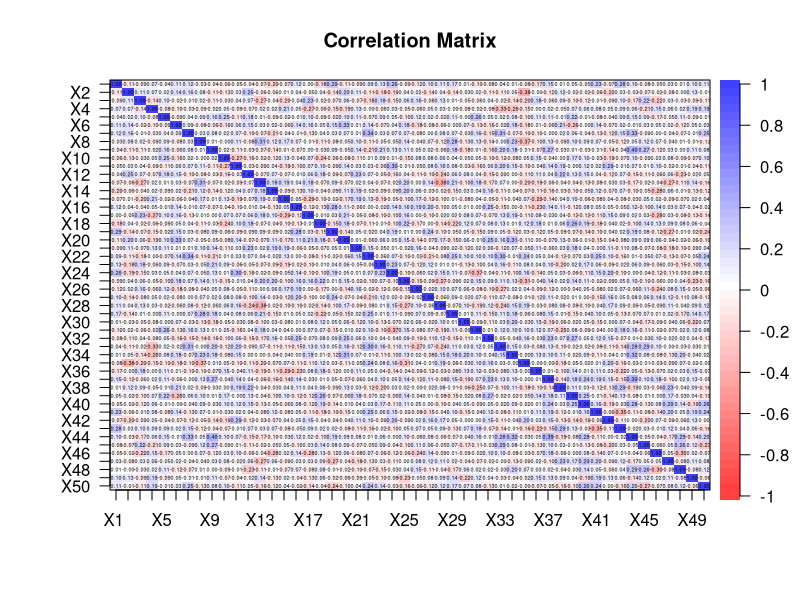
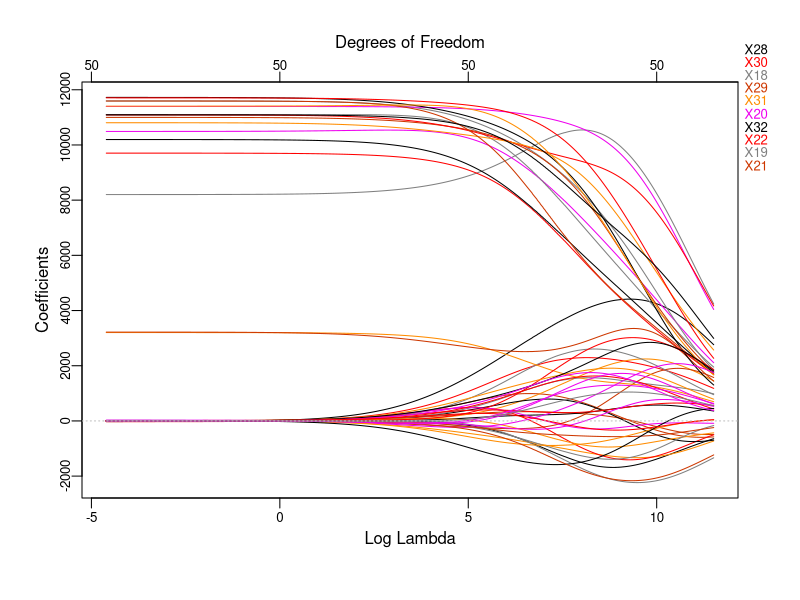
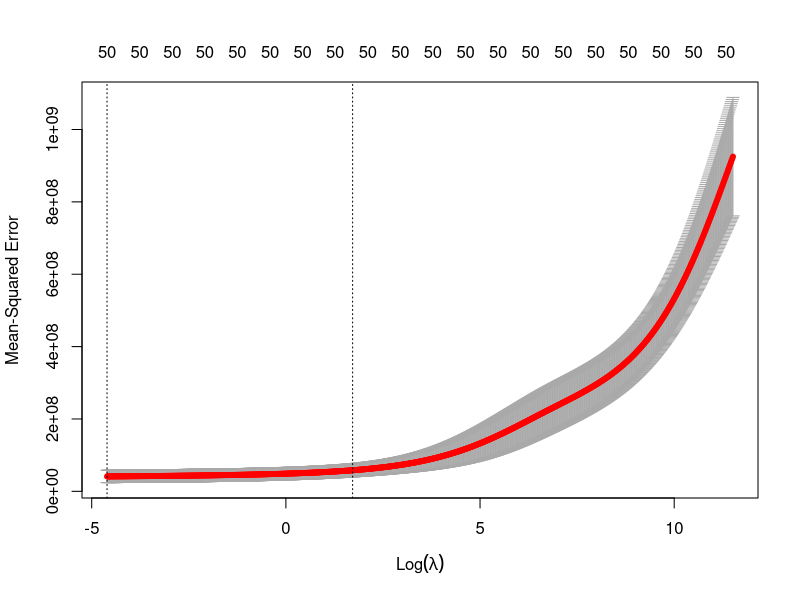
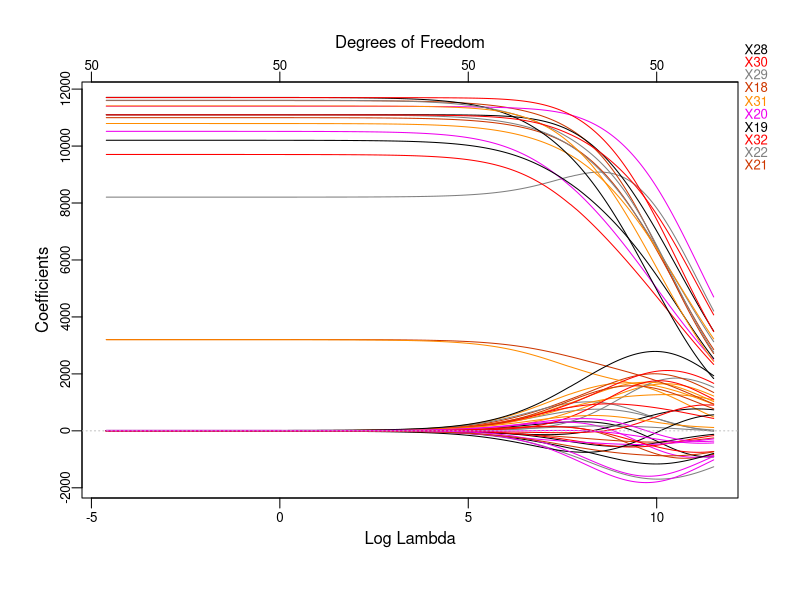
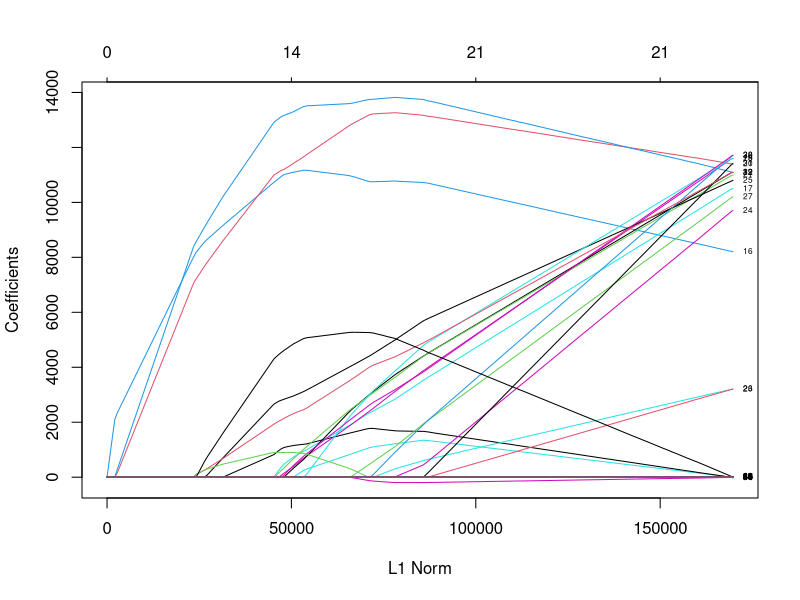
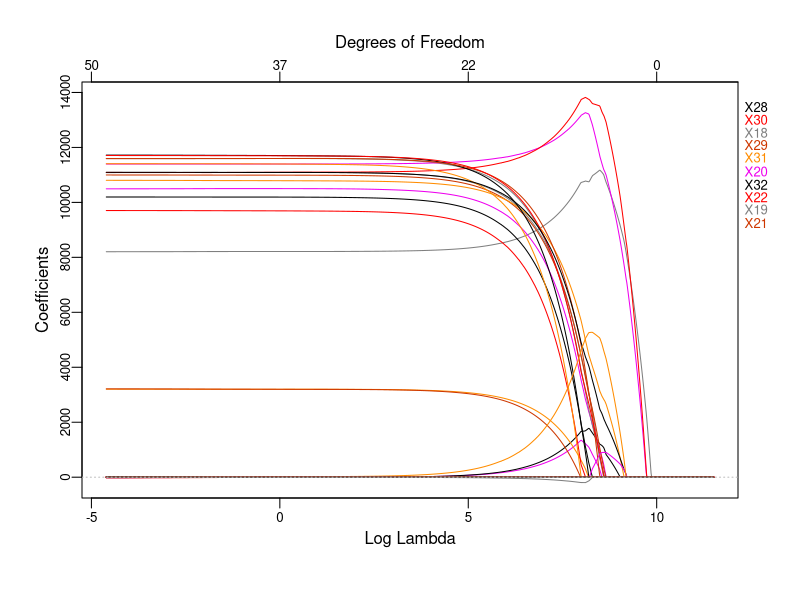
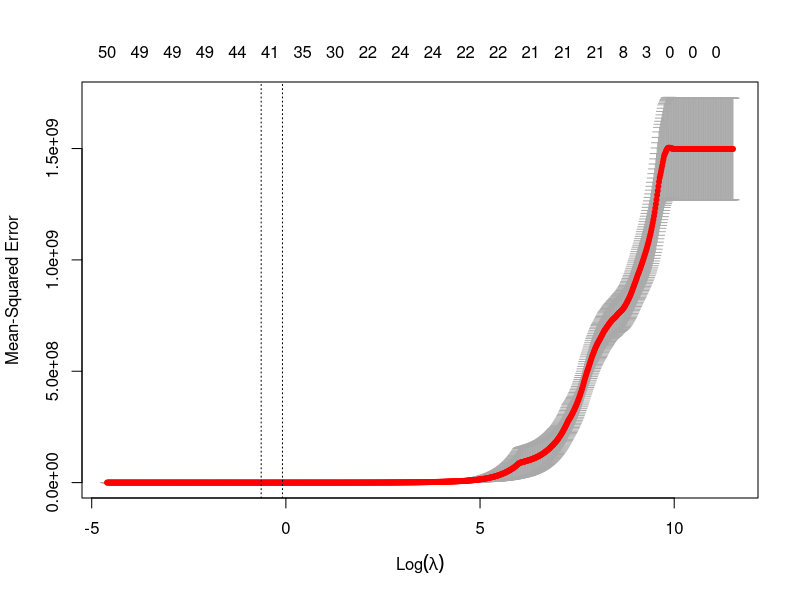
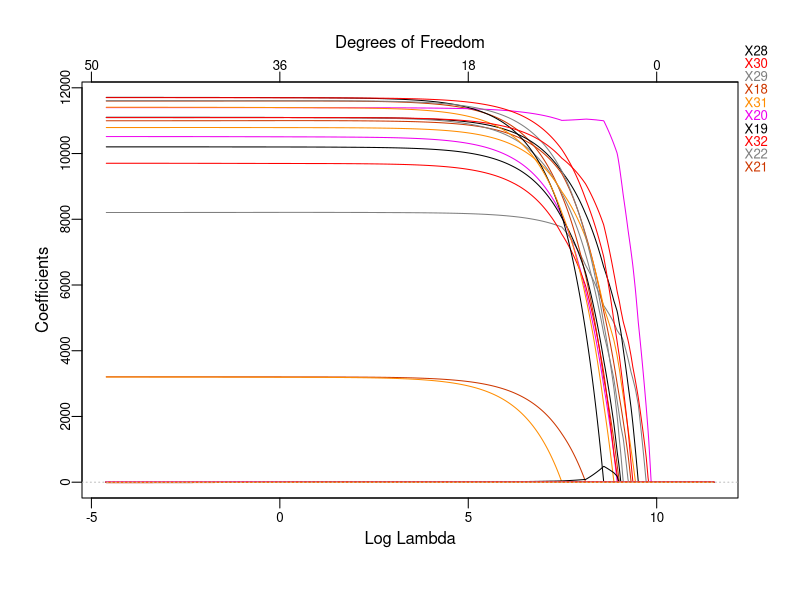

Recreate these plots in R, in order.
####################################################
####################### Setup ######################
####################################################
library(glmnet)   # Load the "glmnet" package
library(plotmo)   # Load the "plotmo" package
library(corrplot) # Load the "corrplot" package
library(psych)    # Load the "psych" package
library(leaps)    # Load the "leaps" package for BSS and stepwise
library(car)      # Load the "car" package for Variance Inflation Factor (VIF) calculation

# Load the dataset
data <- read.csv("RegressionDataset_DA_group1.csv", header = T, na.strings = "?")

head(data)
data <- na.omit(data) # Remove rows with missing values

set.seed(1985)        # Use a fixed seed for reproducibility of the experiment

# Save "Y" values in "y" and all values except for "Y" in "x"
x <- model.matrix(Y ~ ., data)[, -1] # Save all values except for "Y"
y <- data$Y # Save "Y" values

train <- sample(1:nrow(x), 0.8 * nrow(x)) # Sample 80% of the data for training set
test <- (-train)  # The remaining data will be the test set
y.test <- y[test] # Save test set "Y" values

# Parameters
n <- nrow(data[train, ]) # Number of observations in the training set
p <- ncol(x[train, ])    # Number of regressors

results <- list(mse = c(), coef = c(c()),name = c())

####################################################
############### Preliminary analysis ###############
####################################################

############### Correlation Matrix #################
dev.new()
corData <- round(cor(x), digits = 2) # Calculate the correlation matrix of x and round the values to 2 decimal places
# Uncomment the next line to save the plot as a PDF file
# pdf(file="corr.pdf", width=26, height=15)
corPlot(corData, cex = 0.22, show.legend = TRUE, main = "Correlation Matrix") # Plot the correlation matrix with specified font size and display legend
# dev.off()

####################################################
################## Linear Model ####################
####################################################
lm.mod <- lm(Y ~ ., data = data[train, ]) # Fit a linear regression model to the data, using all variables in training set
summary(lm.mod) # Get the summary of the model
lm.predict <- predict(lm.mod, newdata = (data[test, ])) # Make predictions using the model on the test data
lm.coef <- coef(lm.mod) # Get the coefficients of the model

####################### Test ######################
lm.mse <- mean((lm.predict - y[test])^2) # Calculate the mean squared error between the predicted values and the actual values in the test data
lm.mse # Display the mean squared error

results$mse <- c(results$mse, lm.mse)
results$coef <- c(results$coef, "lm.coef")
results$name <- c(results$name, "Linear Model")

####################################################
###################### BSS #########################
####################################################
# The following code performs BSS, which is computationally inefficient, however, since it both has a p
# approximately greater than 30 
# full.regfit <- regsubsets(Y ~ ., nvmax = variables_selected, data = data[train, ], really.big = T)
# summary(full.regfit)

####################################################
################### Stepwise #######################
####################################################
# The following code performs forward, backward, and hybrid selection on the training data 
# using the 'regsubsets' function from the 'leaps' package. 
# The function returns the best subset of predictors for each method of selection.
# The performance of each method is evaluated by computing the mean squared error (MSE) 
# between the predicted values and the actual values of the response variable on the test data.
# Finally, the coefficients of the best models are rounded to the nearest 100 and converted to UTF-8 format.

################# Forward selection ################
fwd.regfit <- regsubsets(Y ~ ., data = data[train, ], nvmax = p, method = "forward") # Forward selection on the training data
summary(fwd.regfit) # Summary of the results of forward selection

################# Backward selection ################
bwd.regfit <- regsubsets(Y ~ ., data = data[train, ], nvmax = p, method = "backward") # Backward selection on the training data
summary(bwd.regfit) # Summary of the results of forward selection

################# Hybrid selection ################
hyb.regfit <- regsubsets(Y ~ ., data = data[train, ], nvmax = p, method = "seqrep") # Hybrid selection on the training data
summary(hyb.regfit) # Summary of the results of forward selection

####################### Test ######################
test.mat <- model.matrix(Y ~ ., data = data[test, ]) #Model matrix for the test data

############ Test on backward selection ############
# The following lines evaluate the performance of the best model obtained from backward selection
val.errors <- rep(NA, p) # Creates a vector of NA values with length 'p' to store the MSE values for each model

for (i in 1:p) {
  coefi <- coef(bwd.regfit, id = i)           # Extracts the coefficients for the i-th model obtained from backward selection
  pred <- test.mat[, names(coefi)] %*% coefi  # Computes the predicted values for the response variable
  val.errors[i] <- mean((y[test] - pred)^2)   # Computes the MSE for the i-th model and stores it in the 'val.errors' vector
}

min <- which.min(val.errors) # Index of the minimum MSE value
bwd.mse <- val.errors[min]   # Stores the minimum MSE value in 'bwd.mse'
bwd.coef <- coef(bwd.regfit, min) # Extracts the coefficients for the best model obtained from backward selection

results$mse <- c(results$mse, bwd.mse)
results$coef <- c(results$coef, "bwd.coef")
results$name <- c(results$name, "Backward Stepwise")

########### Test on forward selection ###########
# The following lines evaluate the performance of the best model obtained from forward selection
val.errors <- rep(NA, p) # Creates a vector of NA values with length 'p' to store the MSE values for each model

for (i in 1:p) {
  coefi <- coef(fwd.regfit, id = i)           # Extracts the coefficients for the i-th model obtained from forward selection
  pred <- test.mat[, names(coefi)] %*% coefi  # Computes the predicted values for the response variable
  val.errors[i] <- mean((y[test] - pred)^2)   # Computes the MSE for the i-th model and stores it in the 'val.errors' vector
}

min <- which.min(val.errors) # Index of the minimum MSE value
fwd.mse <- val.errors[min]   # Stores the minimum MSE value in 'fwd.mse'
fwd.coef <- coef(fwd.regfit, which.min(val.errors)) # Extracts the coefficients for the best model obtained from forward selection

results$mse <- c(results$mse, fwd.mse)
results$coef <- c(results$coef, "fwd.coef")
results$name <- c(results$name, "Forward Stepwise")

############ Test on hybrid selection ############
# The following lines evaluate the performance of the best model obtained from hybrid selection
val.errors <- rep(NA, p) # Creates a vector of NA values with length 'p' to store the MSE values for each model

for (i in 1:p) {
  coefi <- coef(hyb.regfit, id = i)           # Extracts the coefficients for the i-th model obtained from hybrid selection
  pred <- test.mat[, names(coefi)] %*% coefi  # Computes the predicted values for the response variable
  val.errors[i] <- mean((y[test] - pred)^2)   # Computes the MSE for the i-th model and stores it in the 'val.errors' vector
}

# The best model is the one that contains which.min(val.errors) (ten in the book) variables.
min <- which.min(val.errors) # Index of the minimum MSE value
hyb.mse <- val.errors[min] # Stores the minimum MSE value in 'hyb.mse'
hyb.coef <- coef(hyb.regfit, which.min(val.errors)) # Extracts the coefficients for the best model obtained from hybrid selection

results$mse <- c(results$mse, hyb.mse)
results$coef <- c(results$coef, "hyb.coef")
results$name <- c(results$name, "Hybrid Stepwise")

####################################################
###################### Ridge #######################
####################################################
grid <- 10^seq(5, -2, length = 1000) # Define a sequence of 1000 numbers logarithmically spaced between 10^5 and 10^-2

# Use the argument alpha = 0 to perform ridge
ridge.mod <- glmnet(x[train, ], y[train], alpha = 0, lambda = grid) # Fit a ridge regression model with alpha=0 and the grid of lambda values defined earlier

dev.new()
plot_glmnet(ridge.mod, xvar = "lambda") # Plot the ridge regression model, with x-axis as log lambda

# Perform 10-fold cross-validation to determine the best lambda value for the ridge model
cv.out <- cv.glmnet(x[train, ], y[train], alpha = 0, lambda = grid)

dev.new()
plot(cv.out) # Plot the cross-validation results

bestlam <- cv.out$lambda.min # Get the best lambda value from cross-validation

ridge.pred <- predict(ridge.mod, s = bestlam, newx = x[test, ]) # Calculate the predictions using the best lambda value
ridge.mse <- mean((ridge.pred - y[test])^2) # Calculate the mean squared error of the predictions on test set
ridge.mse # Print the mean squared error

ridge.out <- glmnet(x, y, alpha = 0, lambda = grid) # Fit the ridge regression model to the entire data set
ridge.coef <- predict(ridge.out, type = "coefficients", s = bestlam)[1:p + 1, ] # Get the coefficients for the best lambda value
ridge.coef # Print the coefficients

dev.new()
plot_glmnet(ridge.out, xvar = "lambda") # Plot the ridge regression model for the entire data set

results$mse <- c(results$mse, ridge.mse)
results$coef <- c(results$coef, "ridge.coef")
results$name <- c(results$name, "Ridge")

####################################################
###################### LASSO #######################
####################################################
grid <- 10^seq(5, -2, length = 1000) # Define a sequence of 1000 numbers logarithmically spaced between 10^5 and 10^-2

# use the argument alpha = 1 to perform lasso
lasso.mod <- glmnet(x[train, ], y[train], alpha = 1, lambda = grid) # Fit a lasso regression model with alpha=1 and the grid of lambda values defined earlier

dev.new()
plot(lasso.mod, label = T) # Plot the model fit to the training data as a function of L1 norm

dev.new()
plot_glmnet(lasso.mod, xvar = "lambda") # Plot the model fit to the training data as a function of log lambda using plot_glmnet() function

# Perform 10-fold cross-validation to determine the best lambda value for the lasso model
cv.out <- cv.glmnet(x[train, ], y[train], alpha = 1, lambda = grid)

dev.new()
plot(cv.out) # Plot the cross-validation results

bestlam <- cv.out$lambda.1se # Determine the best lambda value based on the cross-validation results, we choose the 1se to select
                             # the most parsimonious model with low error 
# bestlam <- cv.out$lambda.min # If you want the minimum only based on MSE

lasso.pred <- predict(lasso.mod, s = bestlam, newx = x[test, ]) # Use the best lambda value to make predictions on the test data
lasso.mse <- mean((lasso.pred - y[test])^2) # Calculate the mean squared error of the predictions on the test data
lasso.mse # Print the mean squared error

lasso.out <- glmnet(x, y, alpha = 1, lambda = grid) # Fit the lasso model to the entire data set
lasso.coef <- predict(lasso.out, type = "coefficients", s = bestlam)[1:p + 1, ] # Extract coefficients
lasso.coef # Print the coefficient values
lasso.coef[lasso.coef != 0] # Print the non-zero coefficient values
cat("Number of coefficients equal to 0:", sum(lasso.coef == 0), "\n") # Print the number of coefficients equal to 0

dev.new()
plot_glmnet(lasso.out, xvar = "lambda") # Plot the lasso model fit to the entire data set as a function of log lambda using plot_glmnet() function

results$mse <- c(results$mse, lasso.mse)
results$coef <- c(results$coef, "lasso.coef")
results$name <- c(results$name, "Lasso")

####################################################
################### Elastic Net ####################
####################################################
enet.mod <- glmnet(x[train, ], y[train], alpha = 0.1, lambda = grid) # Fit the Elastic Net Model with an alpha value of 0.1
enet.pred <- predict(enet.mod, s = 0.1, newx = x[test, ]) # Predict using the fitted model and a lambda value of 0.1
min <- mean((enet.pred - y.test)^2) # Calculate the mean squared error
def.alp <- 0 # Initialize default alpha value

# Loop through different alpha values from 0.5 to 0.9 with a step of 0.05
# This loop is more towards the lasso side since it's not recommended to apply ridge for highly uncorrelated data
for (alp in seq(0.5, 0.9, by = 0.05)) {
  enet.mod <- glmnet(x[train, ], y[train], alpha = alp, lambda = grid) # Fit the Elastic Net Model with the current alpha value
  cv.out <- cv.glmnet(x[train, ], y[train], alpha = alp, lambda = grid) # Perform cross-validation to find the best lambda value
  enet.bestlam <- cv.out$lambda.min # Get the best lambda value
  
  enet.pred <- predict(enet.mod, s = enet.bestlam, newx = x[test, ]) # Predict using the fitted model and the best lambda value
  enet.mse <- mean((enet.pred - y.test)^2) # Calculate the mean squared error
  
  # If the current mean squared error is lower than the minimum mean squared error, update the minimum and default alpha value
  if (enet.mse < min) {
    min <- enet.mse
    def.alp <- alp
  }
}

# Fit the Elastic Net Model with the best default alpha value
enet.mod <- glmnet(x[train, ], y[train], alpha = def.alp, lambda = grid)
# Plot the fitted model
dev.new()
plot(enet.mod, label = T)
dev.new()
plot(enet.mod, label = T, xvar = "lambda")
plot_glmnet(enet.mod, xvar = "lambda")

cv.out <- cv.glmnet(x[train, ], y[train], alpha = def.alp, lambda = grid) # Perform cross-validation

# Plot the cross-validation results
dev.new()
plot(cv.out)

enet.bestlam <- cv.out$lambda.min # Get the best lambda value

enet.pred <- predict(enet.mod, s = enet.bestlam, newx = x[test, ]) # Predict using the fitted model and the best lambda value
enet.mse <- mean((enet.pred - y.test)^2) # Calculate the mean squared error

enet.coef <- predict(enet.mod, type = "coefficients", s = enet.bestlam)[1:p+1, ] # Get the coefficients for the fitted model with the best lambda value

results$mse <- c(results$mse, enet.mse)
results$coef <- c(results$coef, "enet.coef")
results$name <- c(results$name, "ElasticNet")

####################################################
################# Final Analysis ###################
####################################################

results.mse <- min(results$mse)
index <- which(results$mse == results.mse)
results.name <- results$name[index]
results.coef <- get(results$coef[index])
print(paste("The model with minimum MSE is:",results.name))
print(paste("The MSE is:",results.mse))
print("The significant regressors are:");results.coef
predictors <- round(results.coef / 100, digits = 0) # Round the values in bwd.coef and divide by 100, with 0 decimal places
print(paste("The word is:",intToUtf8(predictors))) # Convert the values in bwd.predictors to UTF-8 encoded integers
